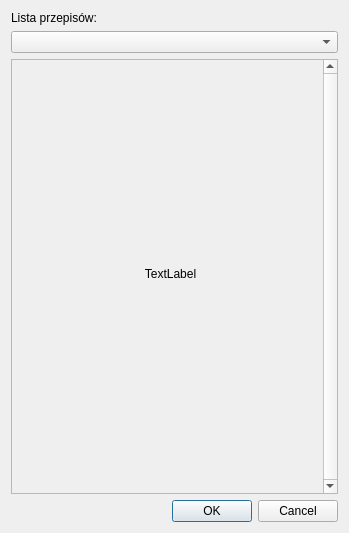
<?xml version="1.0" encoding="UTF-8"?>
<ui version="4.0">
 <class>Dialog</class>
 <widget class="QDialog" name="Dialog">
  <property name="geometry">
   <rect>
    <x>0</x>
    <y>0</y>
    <width>349</width>
    <height>533</height>
   </rect>
  </property>
  <property name="windowTitle">
   <string>Wybór przepisu</string>
  </property>
  <layout class="QVBoxLayout" name="verticalLayout_3">
   <item>
    <layout class="QVBoxLayout" name="vertical_layout_1">
     <item>
      <widget class="QLabel" name="label">
       <property name="text">
        <string>Lista przepisów:</string>
       </property>
      </widget>
     </item>
     <item>
      <widget class="QComboBox" name="combo_box_1"/>
     </item>
    </layout>
   </item>
   <item>
    <layout class="QVBoxLayout" name="vertical_layout_2">
     <item>
      <widget class="QScrollArea" name="scroll">
       <property name="verticalScrollBarPolicy">
        <enum>Qt::ScrollBarAlwaysOn</enum>
       </property>
       <property name="widgetResizable">
        <bool>true</bool>
       </property>
       <widget class="QWidget" name="content">
        <property name="geometry">
         <rect>
          <x>0</x>
          <y>0</y>
          <width>300</width>
          <height>433</height>
         </rect>
        </property>
        <property name="maximumSize">
         <size>
          <width>300</width>
          <height>600</height>
         </size>
        </property>
        <widget class="QLabel" name="label_2">
         <property name="geometry">
          <rect>
           <x>8</x>
           <y>3</y>
           <width>301</width>
           <height>421</height>
          </rect>
         </property>
         <property name="sizePolicy">
          <sizepolicy hsizetype="Maximum" vsizetype="Maximum">
           <horstretch>0</horstretch>
           <verstretch>0</verstretch>
          </sizepolicy>
         </property>
         <property name="text">
          <string>TextLabel</string>
         </property>
         <property name="alignment">
          <set>Qt::AlignCenter</set>
         </property>
        </widget>
       </widget>
      </widget>
     </item>
     <item>
      <widget class="QDialogButtonBox" name="button_box_1">
       <property name="orientation">
        <enum>Qt::Horizontal</enum>
       </property>
       <property name="standardButtons">
        <set>QDialogButtonBox::Cancel|QDialogButtonBox::Ok</set>
       </property>
      </widget>
     </item>
    </layout>
   </item>
  </layout>
 </widget>
 <resources/>
 <connections>
  <connection>
   <sender>button_box_1</sender>
   <signal>accepted()</signal>
   <receiver>Dialog</receiver>
   <slot>accept()</slot>
   <hints>
    <hint type="sourcelabel">
     <x>248</x>
     <y>491</y>
    </hint>
    <hint type="destinationlabel">
     <x>157</x>
     <y>274</y>
    </hint>
   </hints>
  </connection>
  <connection>
   <sender>button_box_1</sender>
   <signal>rejected()</signal>
   <receiver>Dialog</receiver>
   <slot>reject()</slot>
   <hints>
    <hint type="sourcelabel">
     <x>316</x>
     <y>491</y>
    </hint>
    <hint type="destinationlabel">
     <x>286</x>
     <y>274</y>
    </hint>
   </hints>
  </connection>
 </connections>
</ui>
